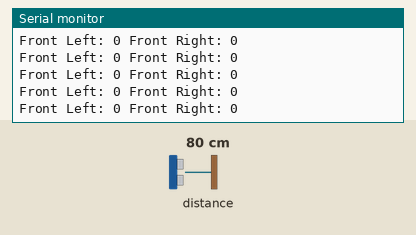
This sketch was run on a simulated Arduino Leonardo, built with avr-gcc and run on an emulated ATmega32U4. Shown: the last lines printed to the serial monitor. The test bench sets the inputs (shaded band); at power-on: distance to the obstacle 80 cm.

Above: at 1.2 s.
1.3 s: distance to the obstacle set to 2 cm
At 1.59 s:
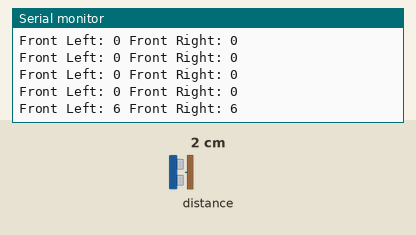
2.8 s: distance to the obstacle set to 18 cm
At 2.81 s:
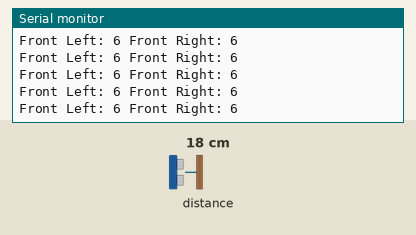
Timing chart, 0 to 5.8 s (numbered marks = the images above; inputs shaded):
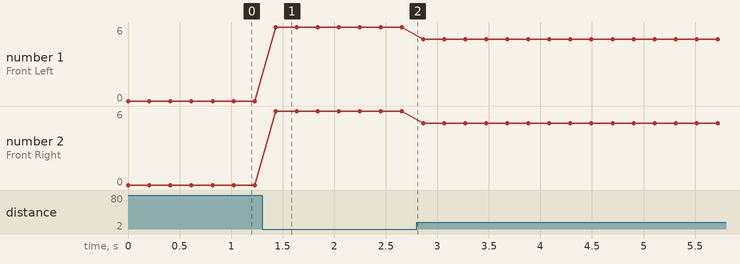

The sketch:

Main.ino
```cpp
#include "MyZumo32U4Proximity.h"

MyZumo32U4Proximity myProximitySensor;

void setup() {
    myProximitySensor.begin(); // Call the begin() method instead of setup()
}

void loop() {
    myProximitySensor.readSensors(); // Call the readSensors() method instead of loop()
    // Do other tasks or actions based on sensor readings
}
```

MyZumo32U4Proximity.cpp
```cpp
#include "MyZumo32U4Proximity.h"
#include <Arduino.h>

MyZumo32U4Proximity::MyZumo32U4Proximity() {
    // Constructor
}

void MyZumo32U4Proximity::begin() {
    Serial.begin(9600); // Set the bit rate for communication
    proxSensors.initThreeSensors(); // Initialize proximity sensors
}

void MyZumo32U4Proximity::readSensors() {
    proxSensors.read(); // Read proximity sensors
    frontLeftSensorValue = proxSensors.countsFrontWithLeftLeds();
    frontRightSensorValue = proxSensors.countsFrontWithRightLeds();

    Serial.print("Front Left: ");
    Serial.print(frontLeftSensorValue);
    Serial.print(" ");
    Serial.print("Front Right: ");
    Serial.println(frontRightSensorValue);
    delay(200);
}

int MyZumo32U4Proximity::getFrontLeftSensorValue() {
    return frontLeftSensorValue;
}

int MyZumo32U4Proximity::getFrontRightSensorValue() {
    return frontRightSensorValue;
}
```

MyZumo32U4Proximity.h
```cpp
#ifndef MY_ZUMO32U4_PROXIMITY_H
#define MY_ZUMO32U4_PROXIMITY_H

#include <Zumo32U4.h>

class MyZumo32U4Proximity {
public:
    MyZumo32U4Proximity();
    void begin();
    void readSensors();
    int getFrontLeftSensorValue();
    int getFrontRightSensorValue();

private:
    Zumo32U4ProximitySensors proxSensors;
    int frontLeftSensorValue;
    int frontRightSensorValue;
};

#endif
```

Measured:
- after the input at 1.3 s, the serial monitor: prints a new line after 0.13 s (image 1)
- plotted number 1: 0 → 6 after the input at 1.3 s, 6 → 5 after the input at 2.8 s
- plotted number 2: 0 → 6 after the input at 1.3 s, 6 → 5 after the input at 2.8 s
